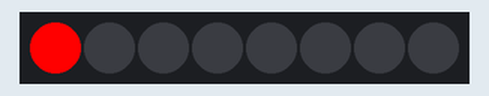
Bench run of a sketch on a simulated ATtiny85, built with avr-gcc and run on an emulated ATtiny85. Parts: 8 RGB LEDs in strip order, left to right.

Above: at 0.15 s.
At 5.76 s:
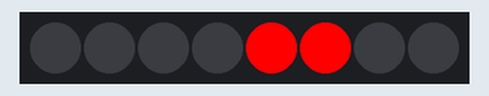
At 10.43 s:
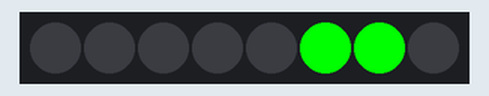
At 20.08 s:
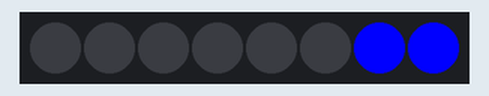
At 29.42 s:
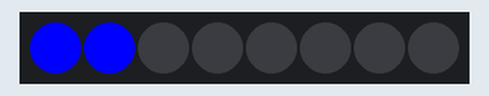
At 39.69 s:
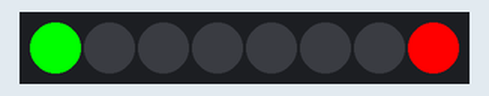
Timing chart, 0 to 40.0 s (numbered marks = the images above):
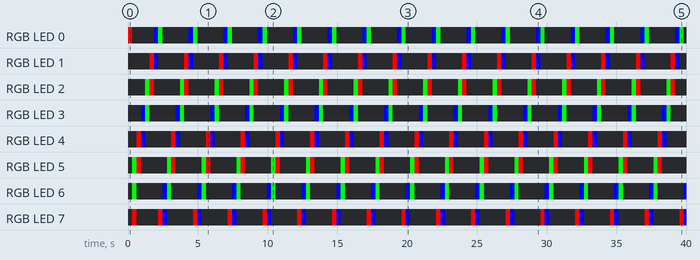

The sketch:

strandtest.ino
```cpp
// Simple strand test for Adafruit Dot Star RGB LED strip.
// This is a basic diagnostic tool, NOT a graphics demo...helps confirm
// correct wiring and tests each pixel's ability to display red, green
// and blue and to forward data down the line.  By limiting the number
// and color of LEDs, it's reasonably safe to power a couple meters off
// the Arduino's 5V pin.  DON'T try that with other code!

#include <Adafruit_DotStar.h>
// Because conditional #includes don't work w/Arduino sketches...
#include <SPI.h>         // COMMENT OUT THIS LINE FOR GEMMA OR TRINKET
//#include <avr/power.h> // ENABLE THIS LINE FOR GEMMA OR TRINKET

#define NUMPIXELS 8 // Number of LEDs in strip

// Here's how to control the LEDs from any two pins:
#define DATAPIN    26
#define CLOCKPIN   24
Adafruit_DotStar strip(NUMPIXELS, DATAPIN, CLOCKPIN, DOTSTAR_BRG);
// The last parameter is optional -- this is the color data order of the
// DotStar strip, which has changed over time in different production runs.
// Your code just uses R,G,B colors, the library then reassigns as needed.
// Default is DOTSTAR_BRG, so change this if you have an earlier strip.

// Hardware SPI is a little faster, but must be wired to specific pins
// (Arduino Uno = pin 11 for data, 13 for clock, other boards are different).
//Adafruit_DotStar strip(NUMPIXELS, DOTSTAR_BRG);

void setup() {

#if defined(__AVR_ATtiny85__) && (F_CPU == 16000000L)
  clock_prescale_set(clock_div_1); // Enable 16 MHz on Trinket
#endif

  strip.begin(); // Initialize pins for output
  strip.show();  // Turn all LEDs off ASAP
}

// Runs 10 LEDs at a time along strip, cycling through red, green and blue.
// This requires about 200 mA for all the 'on' pixels + 1 mA per 'off' pixel.

int      head  = 0, tail = -10; // Index of first 'on' and 'off' pixels
uint32_t color = 0xFF0000;      // 'On' color (starts red)

void loop() {

  strip.setPixelColor(head, color); // 'On' pixel at head
  strip.setPixelColor(tail, 0);     // 'Off' pixel at tail
  strip.show();                     // Refresh strip
  delay(20);                        // Pause 20 milliseconds (~50 FPS)

  if(++head >= NUMPIXELS) {         // Increment head index.  Off end of strip?
    head = 0;                       //  Yes, reset head index to start
    if((color >>= 8) == 0)          //  Next color (R->G->B) ... past blue now?
      color = 0xFF0000;             //   Yes, reset to red
  }
  if(++tail >= NUMPIXELS) tail = 0; // Increment, reset tail index
}
```

Measured:
- by itself, RGB LED 1, RGB LED 4: repeats every 2.5 s: RGB(0, 0, 255) 0.31 s, off 1.9 s, RGB(255, 0, 0) 0.31 s
- by itself, RGB LED 2, RGB LED 5: repeats every 2.5 s: RGB(255, 0, 0) 0.31 s, off 1.9 s, RGB(0, 255, 0) 0.31 s
- by itself, RGB LED 3: repeats every 2.5 s: RGB(0, 255, 0) 0.31 s, off 1.9 s, RGB(0, 0, 255) 0.31 s
- by itself, RGB LED 6: repeats every 2.5 s: off 1.9 s, RGB(0, 0, 255) 0.31 s, RGB(0, 255, 0) 0.31 s
- by itself, RGB LED 0: off → RGB(255, 0, 0) at 0.00 s, → off 0.31 s later, → RGB(0, 0, 255) 1.6 s later, → RGB(0, 255, 0) 0.31 s later, … (50 changes in this stretch)
- by itself, RGB LED 7: off → RGB(255, 0, 0) at 0.31 s, → off 0.31 s later, → RGB(255, 0, 0) 1.6 s later, → RGB(0, 0, 255) 0.31 s later, … (49 changes in this stretch)
